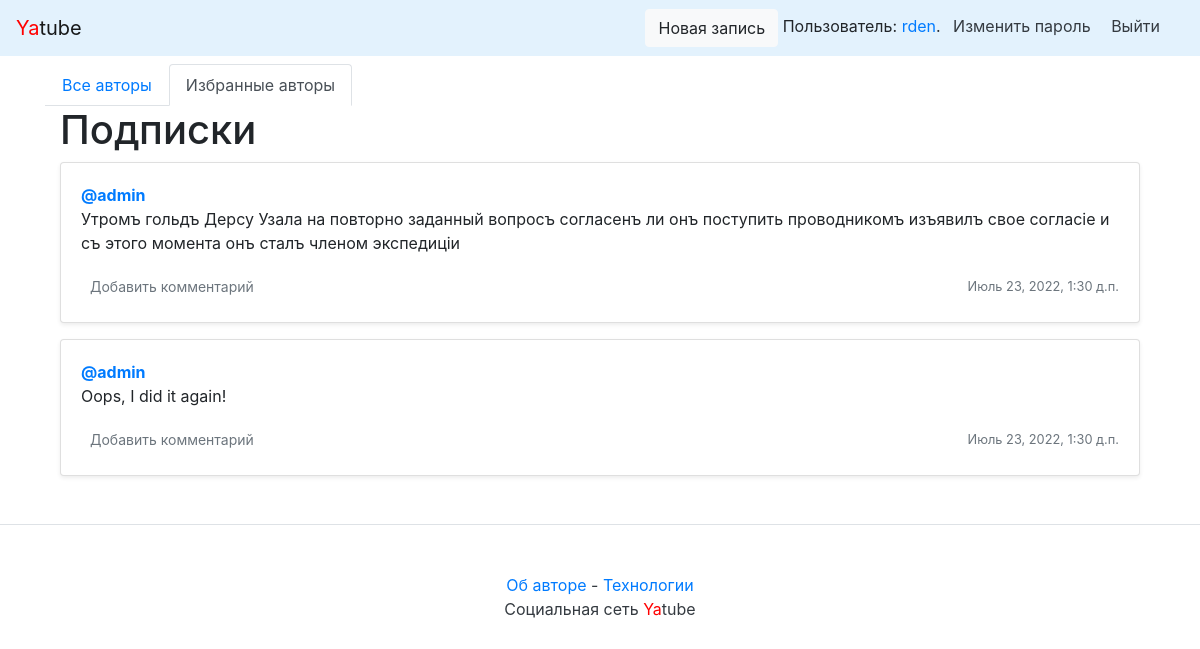
The page /follow/ (signed in) on the database its author committed.
### posts/models.py (models this page shows, shortened)
class Post(models.Model):
    text = models.TextField(verbose_name='Текст')
    pub_date = models.DateTimeField("date published", auto_now_add=True)
    author = models.ForeignKey(User, on_delete=models.CASCADE, related_name="posts")
    group = models.ForeignKey(Group, on_delete=models.CASCADE, blank=True, null=True, verbose_name='Группа')
    image = models.ImageField(upload_to='posts/', blank=True, null=True, verbose_name='Изображение')

### posts/views.py (the view)
# urls.py: path("follow/", views.follow_index, name="follow_index"),
@login_required
def follow_index(request):
    followings = User.objects.get(pk=request.user.id).follower.all().values_list('author')
    posts = Post.objects.filter(author__in=followings).order_by('-pub_date')
    paginator = Paginator(posts, 10)
    page_number = request.GET.get('page')
    page = paginator.get_page(page_number)
    return render(request, 'follow.html', {'page': page, 'paginator': paginator})

### yatube/context_processors/context.py (called while the page is built)
def year(request):
    return {'year': dt.datetime.now().year}

### templates/follow.html (shortened to what this page needs)
{% extends "base.html" %}
{% block content %}
    <div class="container">
           {% include "menu.html" with follow=True %}
           <h1> Подписки </h1>
                {% for post in page %}
                    {% include "post_item.html" with post=post %}
                {% endfor %}
    </div>
{% endblock %}

### templates/nav.html
<nav class="navbar navbar-light" style="background-color: #e3f2fd;">
    <a class="navbar-brand" href="/"><span style="color:red">Ya</span>tube</a>
    <nav class="my-2 my-md-0 mr-md-3">
        <a class="btn btn-light" href="{% url 'new_post' %}">Новая запись</a>
        {% if user.is_authenticated %}
        Пользователь: <a href="{% url 'profile' user.username %}">{{ user.username }}</a>.
        <a class="p-2 text-dark" href="{% url 'password_change' %}">Изменить пароль</a>
        <a class="p-2 text-dark" href="{% url 'logout' %}">Выйти</a>
        {% else %}
        <a class="p-2 text-dark" href="{% url 'login' %}">Войти</a> |
        <a class="p-2 text-dark" href="{% url 'signup' %}">Регистрация</a>
        {% endif %}
    </nav>
</nav>

### templates/post_item.html (shortened to what this page needs)
<div class="card mb-3 mt-1 shadow-sm">
    {% load thumbnail %}
    <div class="card-body">
        <p class="card-text">
            <a name="post_{{ post.id }}" href="{% url 'profile' post.author.username %}">
                <strong class="d-block text-gray-dark">@{{ post.author }}</strong>
            </a>
            {{ post.text|linebreaksbr }}
        </p>
        <div class="d-flex justify-content-between align-items-center">
            <div class="btn-group ">
                <a class="btn btn-sm text-muted" href="{% url 'post' post.author.username post.id %}" role="button">
                    {% if post.comments.exists %}
                    {{ post.comments.count }} комментариев
                    {% else%}
                    Добавить комментарий
                    {% endif %}
                </a>
            </div>
            <small class="text-muted">{{ post.pub_date }}</small>
        </div>
    </div>
</div>

### rows shown on the page
Post: author "admin", text "Утромъ гольдъ Дерсу Узала на повторно заданный вопросъ согласенъ ли онъ поступить проводникомъ изъявилъ свое согласіе и съ этого момента онъ сталъ членом экспедиціи", shows "Добавить комментарий", pub_date "Июль 23, 2022, 1:30 д.п."
Post: author "admin", text "Oops, I did it again!", shows "Добавить комментарий", pub_date "Июль 23, 2022, 1:30 д.п."

### other values the page prints
{{ user.username }} "rden"
